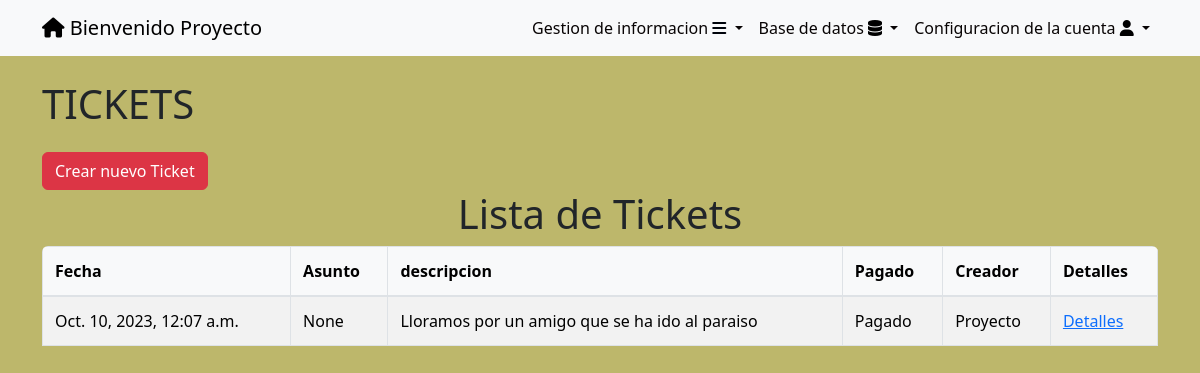
The page /tickets/ (signed in) on the database its author committed.
### tasks/models.py (models this page shows)
class Ticket(models.Model):
    fechaCreacion = models.DateTimeField(blank=True,null=True)
    asunto = models.CharField(max_length=100,blank=True,null=True)
    descripcion = models.CharField(blank=True,max_length=100,null=True)
    idCliente = models.ForeignKey(Cliente,on_delete=models.CASCADE,blank=True,null=True)
    idEmpleado = models.ForeignKey(Usuario,on_delete=models.CASCADE,blank=True,null=True)
    estadoTicket = models.CharField(max_length=100,blank=True,null=True)
    user = models.ForeignKey(User, on_delete=models.CASCADE,blank=True, null=True)

### tasks/views.py (the view)
# urls.py: path('tickets/',views.tickets,name='tickets'),
@login_required
def tickets(request):
    if request.user.is_superuser:
        tickets = Ticket.objects.all()
    else:
        tickets = Ticket.objects.all()
    return render(request, 'tickets.html', {
        'tickets': tickets,
    })

### tasks/templates/tickets.html (shortened to what this page needs)
{% extends 'base.html' %}
{% block content %}
<body>
<div class="container mt-4">
    <a href="/tickets/" class="text-dark text-decoration-none"><h1>TICKETS</h1></a>
<a href="/tickets/create/" class="btn btn-danger mt-3">Crear nuevo Ticket</a>
</div>
<h1 class="text-center">Lista de Tickets</h1>
<main class="container">
    <div class="table-responsive rounded">
        <table class="table table-bordered table-striped">
            <thead>
                <tr>
                    <th>Fecha</th>
                    <th>Asunto</th>
                    <th>descripcion</th>
                    <th>Pagado</th>
                    <th>Creador</th>
                    <th>Detalles</th>
                </tr>
            </thead>
            <tbody>
                {% for ticket in tickets %}
                <tr>
                    <td>{{ ticket.fechaCreacion }}</td>
                    <td>{{ ticket.asunto }}</td>
                    <td>{{ ticket.descripcion}}</td>
                    <td>{{ ticket.estadoTicket}}</td>
                    <td>{{ ticket.user.username }}</td>
                    <td><a href="{% url 'ticket_detail' ticket.id %}">Detalles</a></td>
                </tr>
                {% endfor %}
            </tbody>
        </table>
    </div>
</main>
</body>
{% endblock %}

### tasks/templates/base.html (shortened to what this page needs)
<!DOCTYPE html>
<html lang="en">
<head>
    <link rel="stylesheet" href="https://cdn.jsdelivr.net/npm/bootstrap@5.3.2/dist/css/bootstrap.min.css">
    <link rel="stylesheet" href="https://cdnjs.cloudflare.com/ajax/libs/font-awesome/6.4.2/css/all.min.css">
    <link rel="stylesheet" href="https://cdn.jsdelivr.net/npm/bootstrap@5.3.2/dist/css/bootstrap.min.css">
</head>
<body>
    <nav class="navbar navbar-expand-lg bg-body-tertiary">
        <div class="container">
            {% if user.is_authenticated %}
            <a class="navbar-brand" href="/" id="uno"> <i class="fa-solid fa-house" style="color: #000000;"></i>
                Bienvenido {{user.username}}</a>
            {% endif %}
            {% if user.is_authenticated %}
            <div class="collapse navbar-collapse" id="navbarSupportedContent">
                <ul class="navbar-nav ms-auto">
                    <li class="nav-item dropdown">
                        <a class="nav-link dropdown-toggle" href="#" role="button" data-bs-toggle="dropdown"
                            aria-expanded="false">
                            Gestion de informacion <i class="fa-solid fa-bars" style="color: #00040b;"></i>
                        </a>
                    </li>
                    {% if user.is_superuser %}
                    <li class="nav-item dropdown">
                        <a class="nav-link dropdown-toggle" href="#" role="button" data-bs-toggle="dropdown"
                            aria-expanded="false">
                            Base de datos <i class="fa-solid fa-database" style="color: #000000;"></i>
                        </a>
                        {% endif %}
                    <li class="nav-item dropdown">
                        <a class="nav-link dropdown-toggle" href="#" role="button" data-bs-toggle="dropdown"
                            aria-expanded="false">
                            Configuracion de la cuenta <i class="fa-solid fa-user" style="color: #000000;"></i>
                        </a>
            {% endif %}
        </div>
    </nav>
</body>
</html>
{% block content %}
{% endblock %}

### tasks/templates/base.html (style rules this page uses)
.nav-link { display: block; text-decoration: none; color: #080404; padding: 5px; }

### tasks/templates/tickets.html (style rules this page uses)
.table { width: 100%; margin-bottom: 1rem; color: #333; }
.table th, .table td { padding: 0.75rem; vertical-align: top; border-top: 1px solid #dee2e6; }
.table thead th { vertical-align: bottom; border-bottom: 2px solid #dee2e6; background-color: #f8f9fa; }
.table-striped tbody tr:nth-of-type(odd) { background-color: rgba(0, 0, 0, 0.05); }
.rounded { border-radius: 1em; overflow: hidden; }
body { background-color: darkkhaki ; background-size: cover; }

### rows shown on the page
Ticket: fechaCreacion "Oct. 10, 2023, 12:07 a.m.", asunto "None", descripcion "Lloramos por un amigo que se ha ido al paraiso", estadoTicket "Pagado", user.username "Proyecto"

### other values the page prints
{{ user.username }} "Proyecto"
